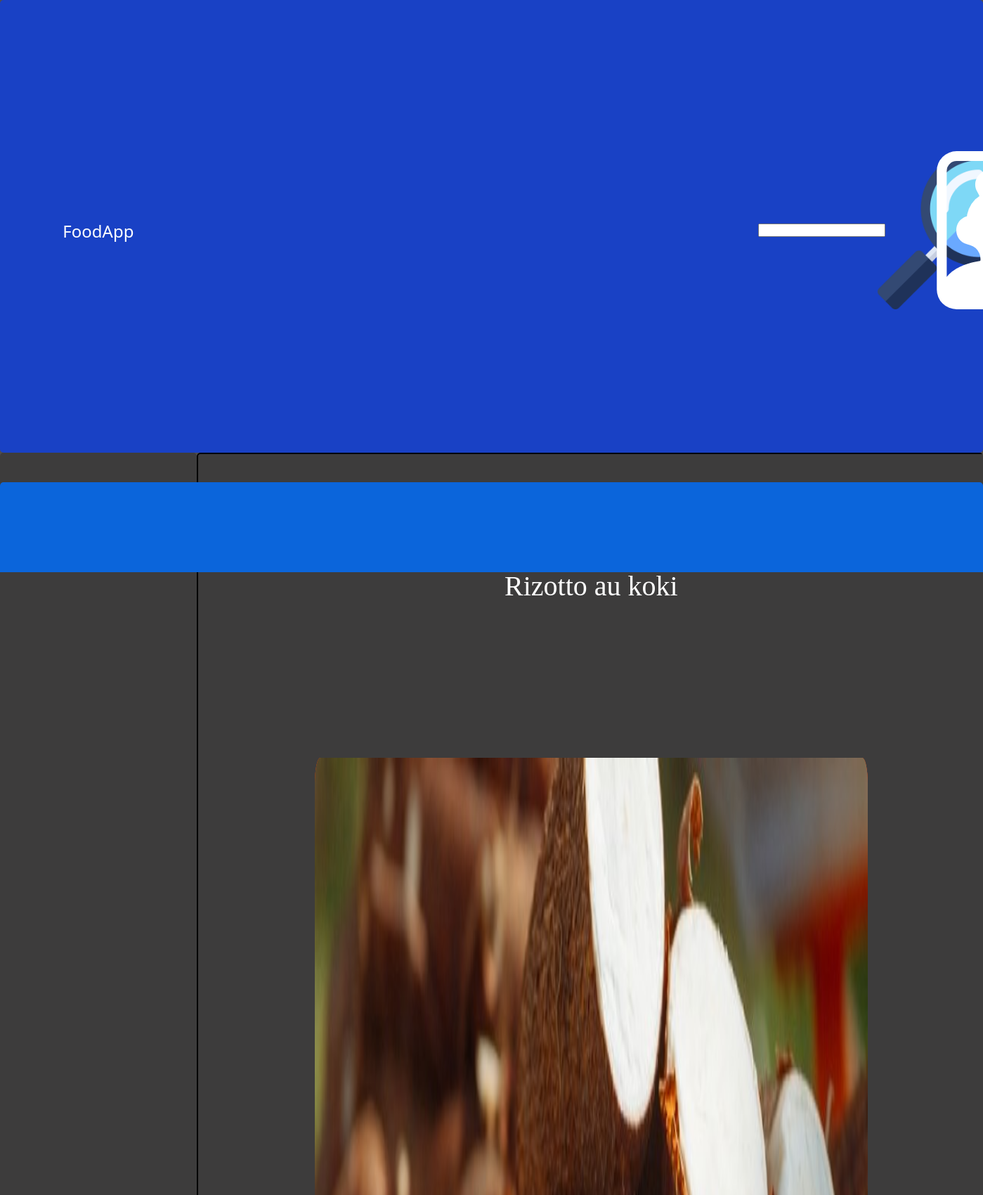
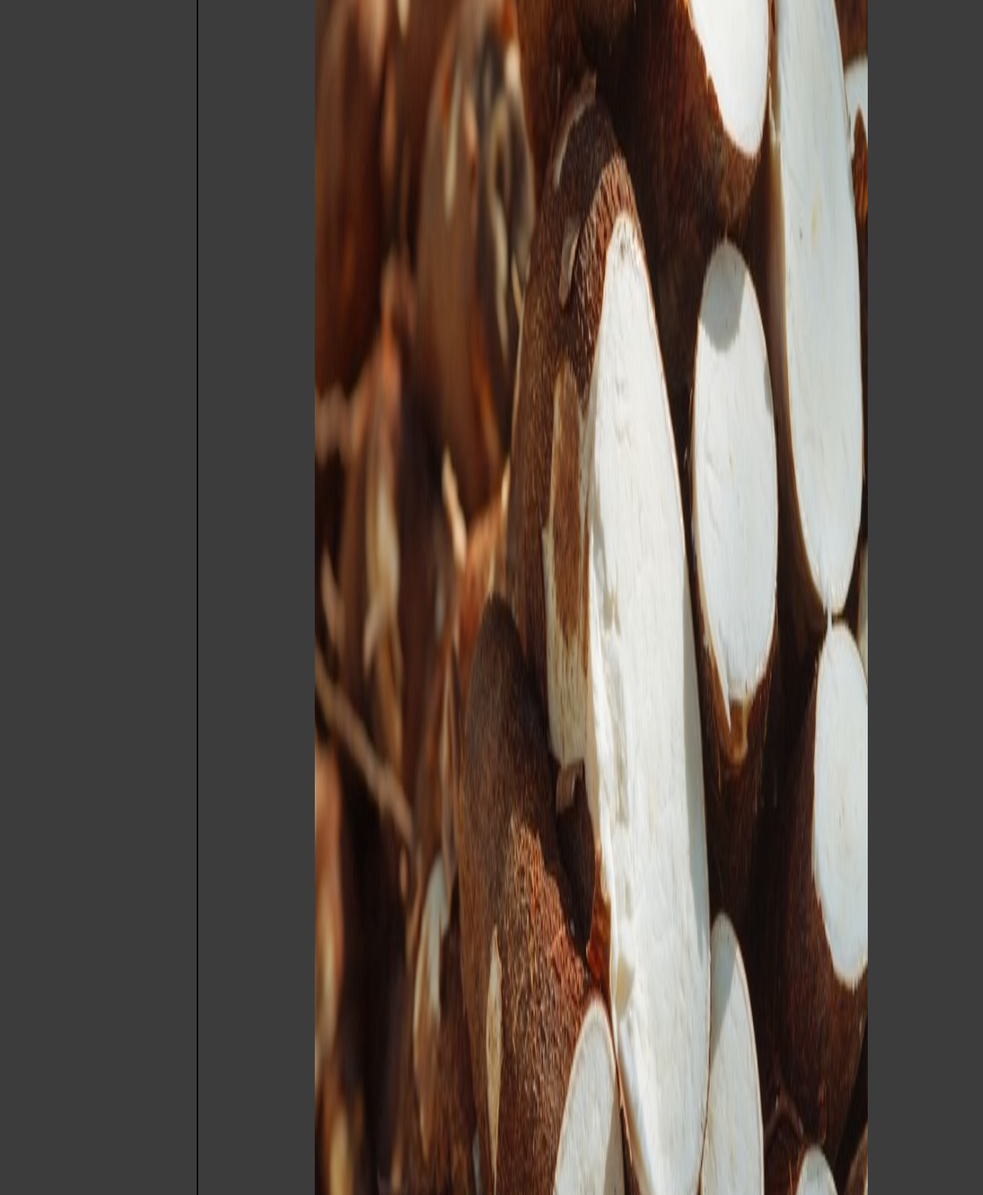
Page /visitor/meal_detail/8/ (upper part) on the committed database (2 pictures, top to bottom).
### visitor/models.py (models this page shows, shortened)
class Ressource(models.Model):
    class Meta:
        abstract = True
    name = models.CharField(max_length=30, null=False, default='unknown ressource')
    description = models.CharField(max_length=300, null=False, default='unknown description')
    creation_date = models.DateField(auto_now=True)
    fat = models.FloatField(default=0)
    proteins = models.FloatField(default=0)
    fiber = models.FloatField(default=0)
    carbohydrates = models.FloatField(default=0)
    water = models.FloatField(default=0)
    kcal = models.FloatField(default=0)
    picture = models.ImageField(null=True)
    vitamins = models.ManyToManyField(Vitamin, related_name='+', blank=True)
    minerals = models.ManyToManyField(Mineral, related_name='+', blank=True)
    def get_name(self) -> str:
        return self.name
    def detail(self):
        vitamins = ''
        minerals = ''
        for i in self.vitamins.all():
            vitamins += i.name+", "
        for i in self.minerals.all():
            minerals += i.name+", "
        vitamins = vitamins[:len(vitamins)-2]
        minerals = minerals[:len(minerals)-2]
        description = "\
            Nom: {}<br>\
            Description: {}<br>\
            Ingredients:<br>\
            \tFor: 100g<br>\
            % of fat: {}<br>\
            % of proteins: {}<br>\
            % of fiber: {}<br>\
            % of carbohydrates: {}<br>\
            % of water: {}<br>\
            vitamins: {}<br>\
            minerals: {}<br>\
            Energetic value kcal: {} Kcal<br>\n\
            ".format(self.name, self.description, self.fat, self.proteins, self.fiber, self.carbohydrates, self.water, vitamins, minerals, self.kcal)
        return description

class Meal(Ressource):
    description = models.CharField(max_length=100, null = True)
    ingredients = models.ManyToManyField(Food, related_name='+', blank=True)
    submeals = models.ManyToManyField('self', blank=True)
    operator = models.ForeignKey(Operator, related_name='meals', blank=True, null=True, on_delete=models.CASCADE)
    likers = models.ManyToManyField(Operator, related_name='likedMeals', through='MealAppreciation')
    commentors = models.ManyToManyField(Operator, related_name='commentedMeals', through='MealCommenting')
    def count_likers(self) -> int:
        return self.likers.count()
    def count_commentors(self) -> int:
        return self.commentors.count()

### visitor/views.py (the view)
# urls.py: path('meal_detail/<int:id>/', views.meal_detail, name='meal_detail'),
def meal_detail(request, id):
    meal = get_object_or_404(Meal, id=id)
    return render(request, folder + '/detail.html', {'element':meal})

### visitor/templates/visitor/detail.html (shortened to what this page needs)
{% extends 'visitor/base.html' %}
{% block content %}
{% load static %}
<div class="conteneur">
	<div class="item" style="flex-direction:column; background-color: #3d3c3c; height:90%; border: 2px solid black;">
			<div class="item-title" style="height:10%">
				<p class="">
					{{ element.get_name }}
				</p>
			</div>
			<div class="item-image">
				{% if element.get_unit %}
					<a href="{% url 'visitor:food_detail' id=element.id %}" class="image-cadre">
					<img src="{{ element.picture.url }}" class="round-image-borders">
				{% else %}
					{% if element.picture %}
						<a href="{% url 'visitor:meal_detail' id=element.id %}" class="image-cadre">
						<img src="{{ element.picture.url }}" class="round-image-borders">
					{% else %}
						<a href="{% url 'visitor:menu_detail' id=element.id %}" class="image-cadre">
						Pas d'image disponible
					{% endif %}
				{% endif %}
					</a>
			</div>
	</div>
</div>
{% endblock %}

### visitor/static/visitor/css/css.css (style rules this page uses)
* { margin: 0px; padding: 0px; position: relative; }
body { width: 100%; height: 100vh; background: rgb(80, 77, 77); display: flex; flex-direction: column; }
.conteneur { width: 80%; height: 100%; border-radius: 5px; overflow: scroll; }
a { color: white;; text-decoration: none; }
a::before { color: white; }

### visitor/static/visitor/css/item.css (style rules this page uses)
.item { display: flex; width: 100%; height: 80%; min-height: 300px; border-radius: 5px; flex-direction: row; align-items: center; background: rgb(43, 40, 40); }
.item-image { display: flex; min-width: 300px; min-height: 20px; height: 99%; width: 71%; border-radius: 3% 0% 0% 3%; align-items: center; justify-content: center; }
.image-cadre { display: flex; justify-content: center; height: 99%; width: 99%; border-radius: 1% 1% 1% 1%; background-color: #FF4500; }
.round-image-borders { display: flex; height: 100%; width: 100%; border-radius: 1% 1% 1% 1%; }
.item-title { display: flex; height: 30%; color: white; align-items: center; text-overflow: keep-all; justify-content: center; font-size: 250%; border-radius: 3% 3% 3% 3%; }

### rows in the picture
Meal: get_name "Rizotto au koki", picture (picture)
